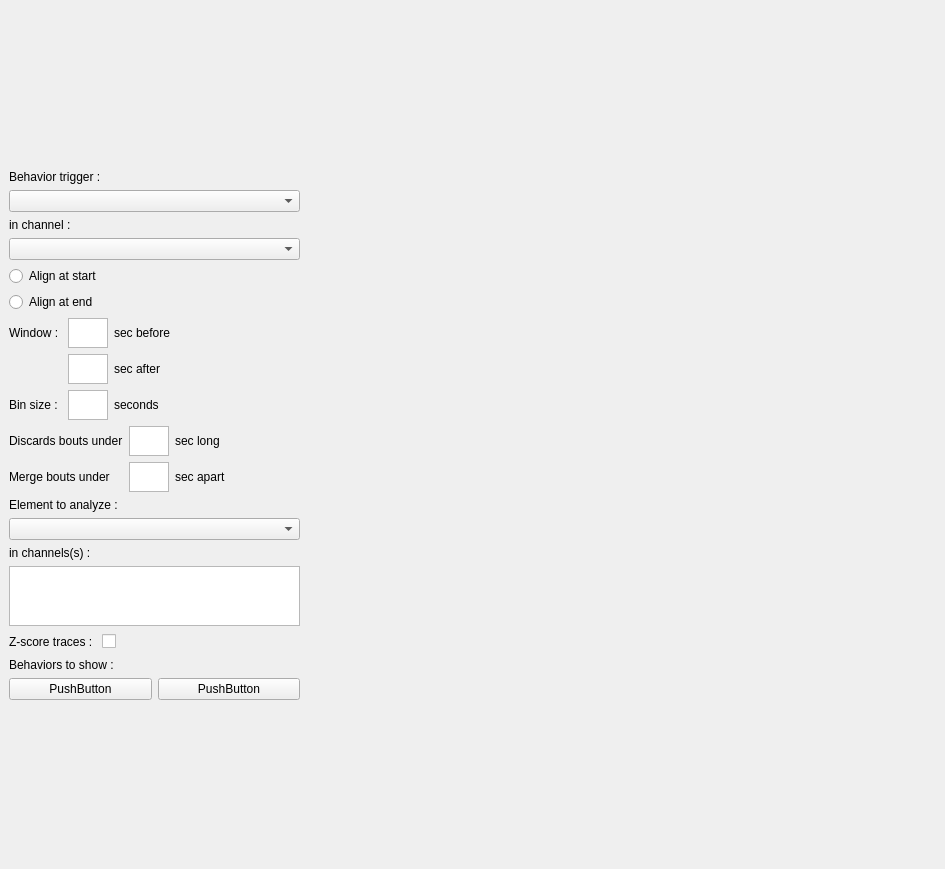
<?xml version="1.0" encoding="UTF-8"?>
<ui version="4.0">
 <class>Frame</class>
 <widget class="QFrame" name="Frame">
  <property name="geometry">
   <rect>
    <x>0</x>
    <y>0</y>
    <width>945</width>
    <height>869</height>
   </rect>
  </property>
  <property name="windowTitle">
   <string>Frame</string>
  </property>
  <widget class="QWidget" name="verticalLayoutWidget">
   <property name="geometry">
    <rect>
     <x>9</x>
     <y>9</y>
     <width>291</width>
     <height>851</height>
    </rect>
   </property>
   <layout class="QVBoxLayout" name="verticalLayout">
    <item>
     <spacer name="verticalSpacer_2">
      <property name="orientation">
       <enum>Qt::Vertical</enum>
      </property>
      <property name="sizeHint" stdset="0">
       <size>
        <width>20</width>
        <height>40</height>
       </size>
      </property>
     </spacer>
    </item>
    <item>
     <widget class="QLabel" name="label">
      <property name="text">
       <string>Behavior trigger :</string>
      </property>
     </widget>
    </item>
    <item>
     <widget class="QComboBox" name="comboBox"/>
    </item>
    <item>
     <widget class="QLabel" name="label_2">
      <property name="text">
       <string>in channel :</string>
      </property>
     </widget>
    </item>
    <item>
     <widget class="QComboBox" name="comboBox_2"/>
    </item>
    <item>
     <widget class="QRadioButton" name="radioButton">
      <property name="text">
       <string>Align at start</string>
      </property>
     </widget>
    </item>
    <item>
     <widget class="QRadioButton" name="radioButton_2">
      <property name="text">
       <string>Align at end</string>
      </property>
     </widget>
    </item>
    <item>
     <layout class="QGridLayout" name="gridLayout">
      <item row="0" column="2">
       <widget class="QLabel" name="label_4">
        <property name="text">
         <string>sec before</string>
        </property>
       </widget>
      </item>
      <item row="1" column="2">
       <widget class="QLabel" name="label_5">
        <property name="text">
         <string>sec after</string>
        </property>
       </widget>
      </item>
      <item row="2" column="0">
       <widget class="QLabel" name="label_6">
        <property name="text">
         <string>Bin size :</string>
        </property>
       </widget>
      </item>
      <item row="0" column="0">
       <widget class="QLabel" name="label_3">
        <property name="text">
         <string>Window : </string>
        </property>
       </widget>
      </item>
      <item row="1" column="1">
       <widget class="QTextEdit" name="textEdit_2">
        <property name="sizePolicy">
         <sizepolicy hsizetype="Preferred" vsizetype="Preferred">
          <horstretch>0</horstretch>
          <verstretch>0</verstretch>
         </sizepolicy>
        </property>
        <property name="maximumSize">
         <size>
          <width>40</width>
          <height>30</height>
         </size>
        </property>
       </widget>
      </item>
      <item row="0" column="1">
       <widget class="QTextEdit" name="textEdit">
        <property name="sizePolicy">
         <sizepolicy hsizetype="Preferred" vsizetype="Preferred">
          <horstretch>0</horstretch>
          <verstretch>0</verstretch>
         </sizepolicy>
        </property>
        <property name="maximumSize">
         <size>
          <width>40</width>
          <height>30</height>
         </size>
        </property>
       </widget>
      </item>
      <item row="2" column="2">
       <widget class="QLabel" name="label_7">
        <property name="text">
         <string>seconds</string>
        </property>
       </widget>
      </item>
      <item row="2" column="1">
       <widget class="QTextEdit" name="textEdit_3">
        <property name="sizePolicy">
         <sizepolicy hsizetype="Preferred" vsizetype="Preferred">
          <horstretch>0</horstretch>
          <verstretch>0</verstretch>
         </sizepolicy>
        </property>
        <property name="maximumSize">
         <size>
          <width>40</width>
          <height>30</height>
         </size>
        </property>
       </widget>
      </item>
      <item row="1" column="3">
       <spacer name="horizontalSpacer">
        <property name="orientation">
         <enum>Qt::Horizontal</enum>
        </property>
        <property name="sizeHint" stdset="0">
         <size>
          <width>40</width>
          <height>20</height>
         </size>
        </property>
       </spacer>
      </item>
     </layout>
    </item>
    <item>
     <layout class="QGridLayout" name="gridLayout_2">
      <item row="0" column="1">
       <widget class="QTextEdit" name="textEdit_4">
        <property name="sizePolicy">
         <sizepolicy hsizetype="Preferred" vsizetype="Preferred">
          <horstretch>0</horstretch>
          <verstretch>0</verstretch>
         </sizepolicy>
        </property>
        <property name="maximumSize">
         <size>
          <width>40</width>
          <height>30</height>
         </size>
        </property>
       </widget>
      </item>
      <item row="0" column="3">
       <spacer name="horizontalSpacer_2">
        <property name="orientation">
         <enum>Qt::Horizontal</enum>
        </property>
        <property name="sizeHint" stdset="0">
         <size>
          <width>40</width>
          <height>20</height>
         </size>
        </property>
       </spacer>
      </item>
      <item row="0" column="0">
       <widget class="QLabel" name="label_8">
        <property name="text">
         <string>Discards bouts under</string>
        </property>
       </widget>
      </item>
      <item row="0" column="2">
       <widget class="QLabel" name="label_9">
        <property name="text">
         <string>sec long</string>
        </property>
       </widget>
      </item>
      <item row="1" column="1">
       <widget class="QTextEdit" name="textEdit_5">
        <property name="sizePolicy">
         <sizepolicy hsizetype="Preferred" vsizetype="Preferred">
          <horstretch>0</horstretch>
          <verstretch>0</verstretch>
         </sizepolicy>
        </property>
        <property name="maximumSize">
         <size>
          <width>40</width>
          <height>30</height>
         </size>
        </property>
       </widget>
      </item>
      <item row="1" column="2">
       <widget class="QLabel" name="label_10">
        <property name="text">
         <string>sec apart</string>
        </property>
       </widget>
      </item>
      <item row="1" column="0">
       <widget class="QLabel" name="label_11">
        <property name="text">
         <string>Merge bouts under</string>
        </property>
       </widget>
      </item>
     </layout>
    </item>
    <item>
     <widget class="QLabel" name="label_12">
      <property name="text">
       <string>Element to analyze :</string>
      </property>
     </widget>
    </item>
    <item>
     <widget class="QComboBox" name="comboBox_3"/>
    </item>
    <item>
     <widget class="QLabel" name="label_13">
      <property name="text">
       <string>in channels(s) :</string>
      </property>
     </widget>
    </item>
    <item>
     <widget class="QListView" name="listView">
      <property name="sizePolicy">
       <sizepolicy hsizetype="Preferred" vsizetype="Preferred">
        <horstretch>0</horstretch>
        <verstretch>0</verstretch>
       </sizepolicy>
      </property>
      <property name="maximumSize">
       <size>
        <width>16777215</width>
        <height>60</height>
       </size>
      </property>
     </widget>
    </item>
    <item>
     <layout class="QHBoxLayout" name="horizontalLayout">
      <item>
       <widget class="QLabel" name="label_14">
        <property name="text">
         <string>Z-score traces : </string>
        </property>
       </widget>
      </item>
      <item>
       <widget class="QCheckBox" name="checkBox">
        <property name="text">
         <string/>
        </property>
       </widget>
      </item>
      <item>
       <spacer name="horizontalSpacer_3">
        <property name="orientation">
         <enum>Qt::Horizontal</enum>
        </property>
        <property name="sizeHint" stdset="0">
         <size>
          <width>40</width>
          <height>20</height>
         </size>
        </property>
       </spacer>
      </item>
     </layout>
    </item>
    <item>
     <widget class="QLabel" name="label_15">
      <property name="text">
       <string>Behaviors to show :</string>
      </property>
     </widget>
    </item>
    <item>
     <layout class="QGridLayout" name="gridLayout_3"/>
    </item>
    <item>
     <layout class="QHBoxLayout" name="horizontalLayout_2">
      <item>
       <widget class="QPushButton" name="pushButton">
        <property name="text">
         <string>PushButton</string>
        </property>
       </widget>
      </item>
      <item>
       <widget class="QPushButton" name="pushButton_2">
        <property name="text">
         <string>PushButton</string>
        </property>
       </widget>
      </item>
     </layout>
    </item>
    <item>
     <spacer name="verticalSpacer">
      <property name="orientation">
       <enum>Qt::Vertical</enum>
      </property>
      <property name="sizeHint" stdset="0">
       <size>
        <width>20</width>
        <height>40</height>
       </size>
      </property>
     </spacer>
    </item>
   </layout>
  </widget>
  <widget class="QWidget" name="verticalLayoutWidget_2">
   <property name="geometry">
    <rect>
     <x>316</x>
     <y>9</y>
     <width>611</width>
     <height>851</height>
    </rect>
   </property>
   <layout class="QVBoxLayout" name="verticalLayout_2" stretch="">
    <property name="leftMargin">
     <number>50</number>
    </property>
   </layout>
  </widget>
 </widget>
 <resources/>
 <connections/>
</ui>
